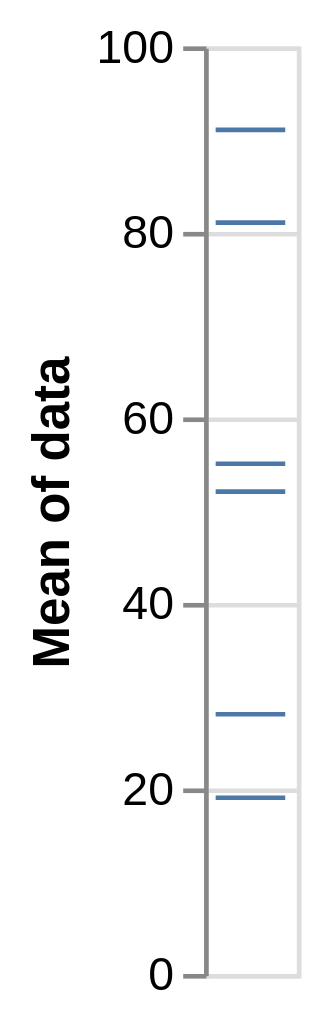

Source (Vega-Lite JSON):
### Vega specification from a JSON file in a GitHub repository (floating-point values rounded to 4 significant figures)
{"$schema": "https://vega.github.io/schema/vega/v5.json", "background": "white", "padding": 5, "width": 20, "height": 200, "style": "cell", "data": [{"name": "source_0", "values": [28, 55, 28, 91, 81, 55, 19, 81, 52]}, {"name": "data_0", "source": "source_0", "transform": [{"type": "aggregate", "groupby": ["data"], "ops": ["mean"], "fields": ["data"], "as": ["mean_data"]}, {"type": "filter", "expr": "isValid(datum[\"mean_data\"]) && isFinite(+datum[\"mean_data\"])"}]}], "marks": [{"name": "marks", "type": "rect", "style": ["tick"], "from": {"data": "data_0"}, "encode": {"update": {"fill": {"value": "#4c78a8"}, "tooltip": {"signal": "\"\" + datum[\"data\"]"}, "ariaRoleDescription": {"value": "tick"}, "description": {"signal": "\"Mean of data: \" + (!isValid(datum[\"mean_data\"]) || !isFinite(+datum[\"mean_data\"]) ? \"\" + datum[\"mean_data\"] : format(datum[\"mean_data\"], \"\")) + \"; data: \" + (\"\" + datum[\"data\"])"}, "xc": {"signal": "width", "mult": 0.5}, "yc": {"scale": "y", "field": "mean_data"}, "width": {"value": 15}, "height": {"value": 1}}}}], "scales": [{"name": "y", "type": "linear", "domain": {"data": "data_0", "field": "mean_data"}, "range": [{"signal": "height"}, 0], "nice": true, "zero": true}], "axes": [{"scale": "y", "orient": "left", "grid": true, "tickCount": {"signal": "ceil(height/40)"}, "domain": false, "labels": false, "aria": false, "maxExtent": 0, "minExtent": 0, "ticks": false, "zindex": 0}, {"scale": "y", "orient": "left", "grid": false, "title": "Mean of data", "labelOverlap": true, "tickCount": {"signal": "ceil(height/40)"}, "zindex": 0}]}
